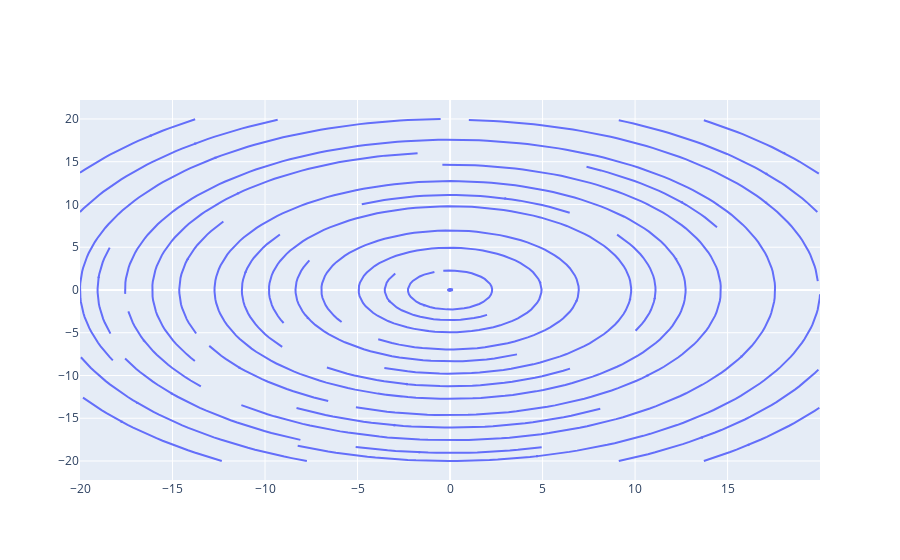

Notebook code cell kept with this figure:
### Markdown cell above
### 2D Streamplot

### Code cell
import plotly.figure_factory as ff

field1_np = sp.lambdify([x,y],tuple(field1(x,y).components.values()))

xx = np.linspace(-20, 20, 10)
yy = np.linspace(-20, 20, 10)
X, Y = np.meshgrid(xx, yy)
uu,vv = field1_np(X,Y)

#x = np.linspace(-3, 3, 100)
#y = np.linspace(-3, 3, 100)
#Y, X = np.meshgrid(x, y)
#u = -1 - X**2 + Y
#v = 1 + X - Y**2

# Create streamline figure
fig = ff.create_streamline(xx,yy, uu, vv, arrow_scale=.1)
fig.show()

### Figure 1 — Plotly figure (JSON) as saved in the notebook; plotly's stock layout.template omitted (floating-point values rounded to 4 significant figures; data arrays with more than 128 entries replaced by an {"elided": "..."} marker saying what was removed)
{"data": [{"mode": "lines", "type": "scatter", "x": {"elided": "2406 float values"}, "y": {"elided": "2406 float values"}}], "layout": {"autosize": true, "hovermode": "closest", "xaxis": {"autorange": true, "range": [-20, 19.99], "type": "linear"}, "yaxis": {"autorange": true, "range": [-22.22, 22.22], "type": "linear"}}}
